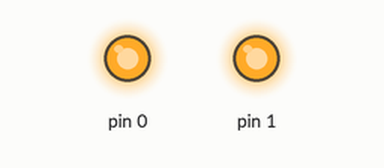
The sketch below on a simulated Arduino Uno, built with avr-gcc and run on an emulated ATmega328P. Parts: output pins drawn as LEDs (lit = HIGH). Random numbers use the default seed unless the sketch sets one.

Above: at 0.1 s.
Timing chart, 0 to 1.6 s (numbered marks = the images above):
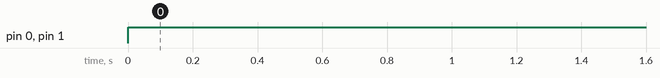

Measured:
- by itself, pin 0, pin 1: LOW → HIGH at 0.00 s

The sketch:

two-leds-flicker.ino
```cpp
// two-leds-flicker
// https://github.com/swvincent/tiny-halloween
//
// Flicker two leds to give a flame effect. I used with two orange LED as "eyes"
// on a small pumpkin decoration to make it more interesting than static LEDs.
//
// Based on:
// https://www.instructables.com/id/Realistic-Fire-Effect-with-Arduino-and-LEDs/

void setup()
{
  pinMode(0, OUTPUT);
  pinMode(1, OUTPUT);
}

void loop()
{
  analogWrite(0, random(120)+135);
  analogWrite(1, random(120)+135);
  delay(random(100));
}
```
